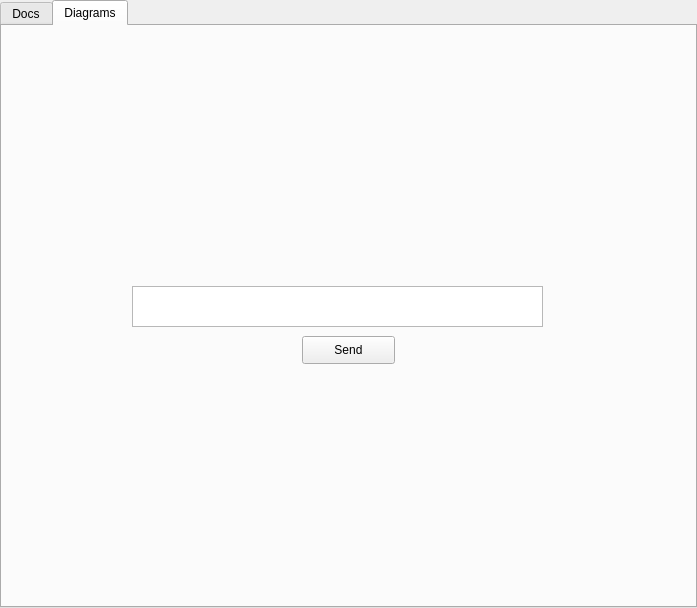
<?xml version="1.0" encoding="UTF-8"?>
<ui version="4.0">
 <class>docsAndDiag</class>
 <widget class="QTabWidget" name="docsAndDiag">
  <property name="geometry">
   <rect>
    <x>0</x>
    <y>0</y>
    <width>697</width>
    <height>608</height>
   </rect>
  </property>
  <property name="windowTitle">
   <string>TabWidget</string>
  </property>
  <property name="currentIndex">
   <number>1</number>
  </property>
  <widget class="QWidget" name="docsTab">
   <attribute name="title">
    <string>Docs</string>
   </attribute>
   <widget class="QPushButton" name="pushButton">
    <property name="geometry">
     <rect>
      <x>10</x>
      <y>270</y>
      <width>161</width>
      <height>28</height>
     </rect>
    </property>
    <property name="text">
     <string>Add Document</string>
    </property>
   </widget>
  </widget>
  <widget class="QWidget" name="diagramTab">
   <attribute name="title">
    <string>Diagrams</string>
   </attribute>
   <widget class="QTextEdit" name="diagPrompt">
    <property name="geometry">
     <rect>
      <x>130</x>
      <y>260</y>
      <width>411</width>
      <height>41</height>
     </rect>
    </property>
   </widget>
   <widget class="QPushButton" name="diagGenerate">
    <property name="geometry">
     <rect>
      <x>300</x>
      <y>310</y>
      <width>93</width>
      <height>28</height>
     </rect>
    </property>
    <property name="text">
     <string>Send</string>
    </property>
   </widget>
  </widget>
 </widget>
 <resources/>
 <connections/>
</ui>
